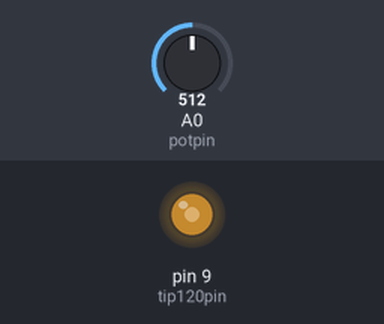
Simulated run of this sketch. Board: Arduino Uno, built with avr-gcc and run on an emulated ATmega328P. Parts: output pins drawn as LEDs (lit = HIGH). The test bench sets the inputs (shaded band); at power-on: A0 (potpin) = 512.

Above: at 1.2 s.
1.3 s: A0 (potpin) set to 716
At 2.5 s:
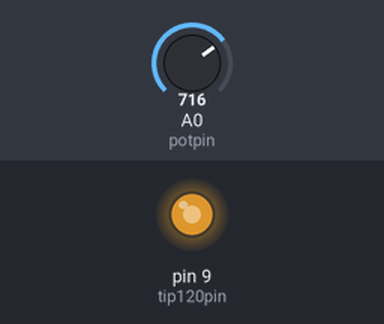
2.8 s: A0 (potpin) set to 900
At 3.8 s:
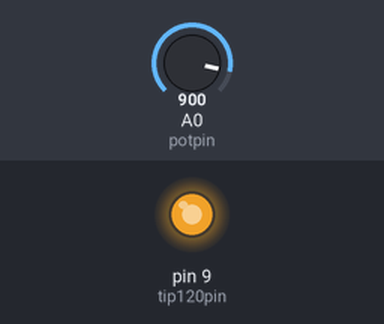
4.3 s: A0 (potpin) set to 122
At 5.0 s:
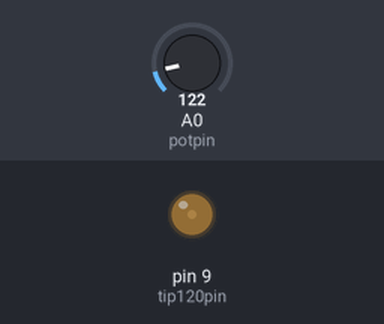
5.8 s: A0 (potpin) set to 0
At 6.2 s:
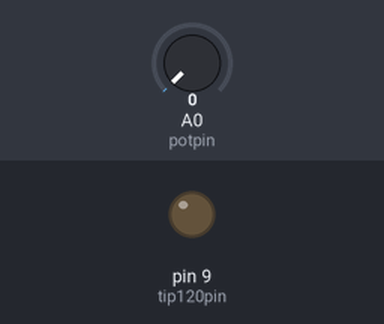
7.3 s: A0 (potpin) set to 511
At 8.7 s:
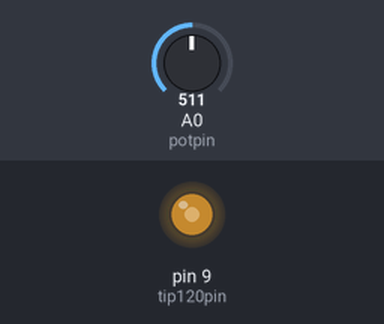
Timing chart, 0 to 9.8 s (numbered marks = the images above; inputs shaded):
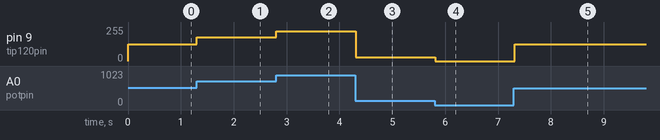

Measured:
- after the input at 1.3 s, pin 9 (tip120pin): 127/255 → 178/255 at once
- after the input at 2.8 s, pin 9 (tip120pin): 178/255 → 224/255 at once
- after the input at 4.3 s, pin 9 (tip120pin): 224/255 → 30/255 at once
- after the input at 5.8 s, pin 9 (tip120pin): 30/255 → 0/255 at once
- after the input at 7.3 s, pin 9 (tip120pin): 0/255 → 127/255 at once

The sketch:

My_Biggest_Fan_with_controls.ino
```cpp
//Define pin 9 to communicate with the base pin
int tip120pin = 9;
int potpin = 0;
int val;
void setup()
{
  pinMode(tip120pin, OUTPUT); //set the base pin
}
void loop()
{
    val =  analogRead(potpin);   //Reads the value of the potentometer
    val = map(val, 0, 1023, 0 , 255); //scales the value to that of the fan
    analogWrite(tip120pin, val); //Writes the value of val to the fan
    delay(15); //Give the fan time to catch up
}
```
